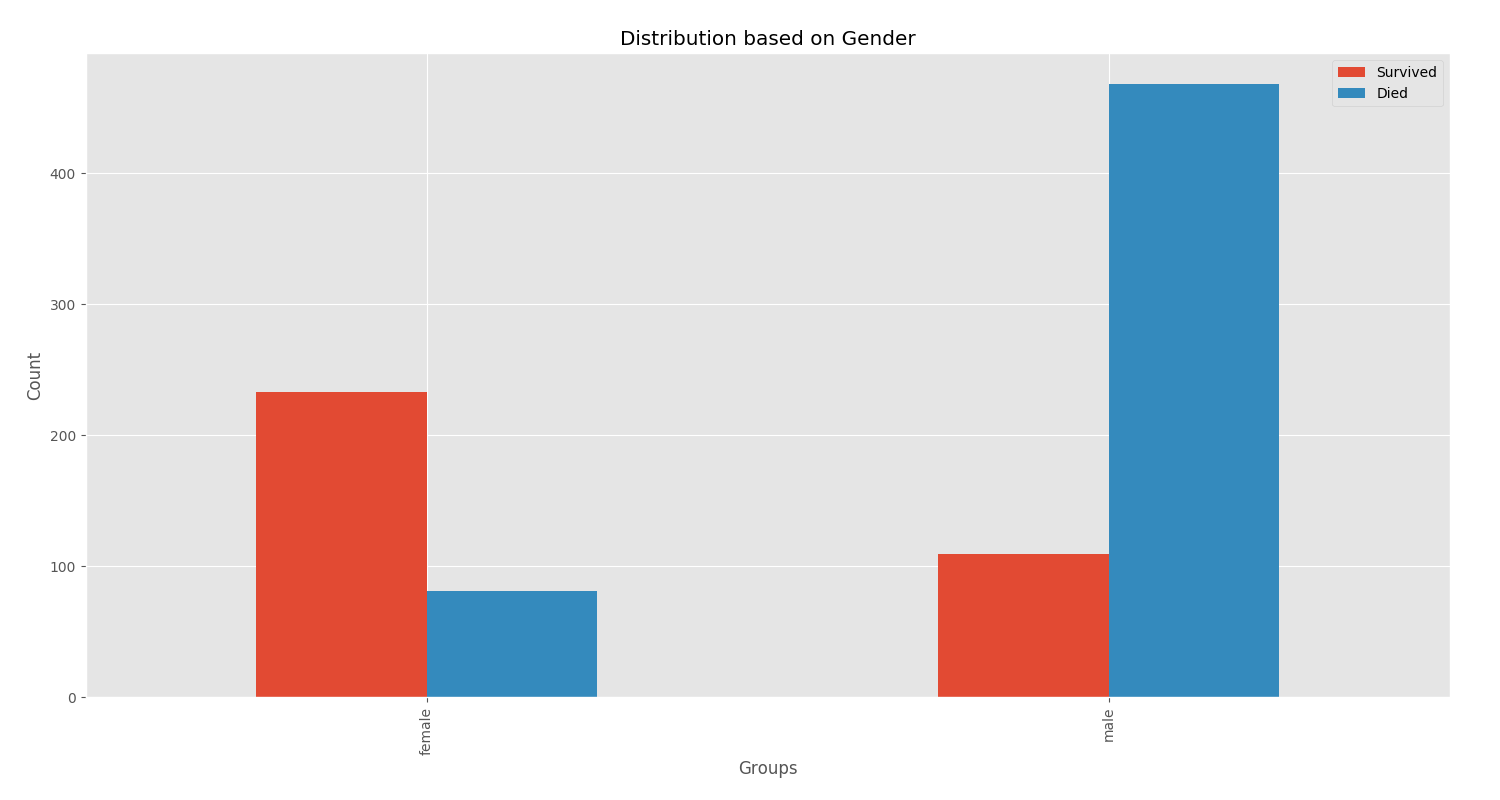

This chart was generated by the following Python code:
import pandas as pd
import numpy as np
import matplotlib.pyplot as plt
plt.style.use('ggplot')
df=pd.read_csv("../datasets/train.csv")
data_test=pd.read_csv("../datasets/test.csv")


# Counting no of family members
df["Gender"]=[ int(x=='male') for x in df["Sex"]]


df["Died"]=1-df["Survived"]
df.groupby('Sex')[['Survived','Died']].agg('sum').plot(kind='bar',figsize=(15,8))
plt.title("Distribution based on Gender")
plt.xlabel("Groups")
plt.ylabel("Count")
plt.show()
